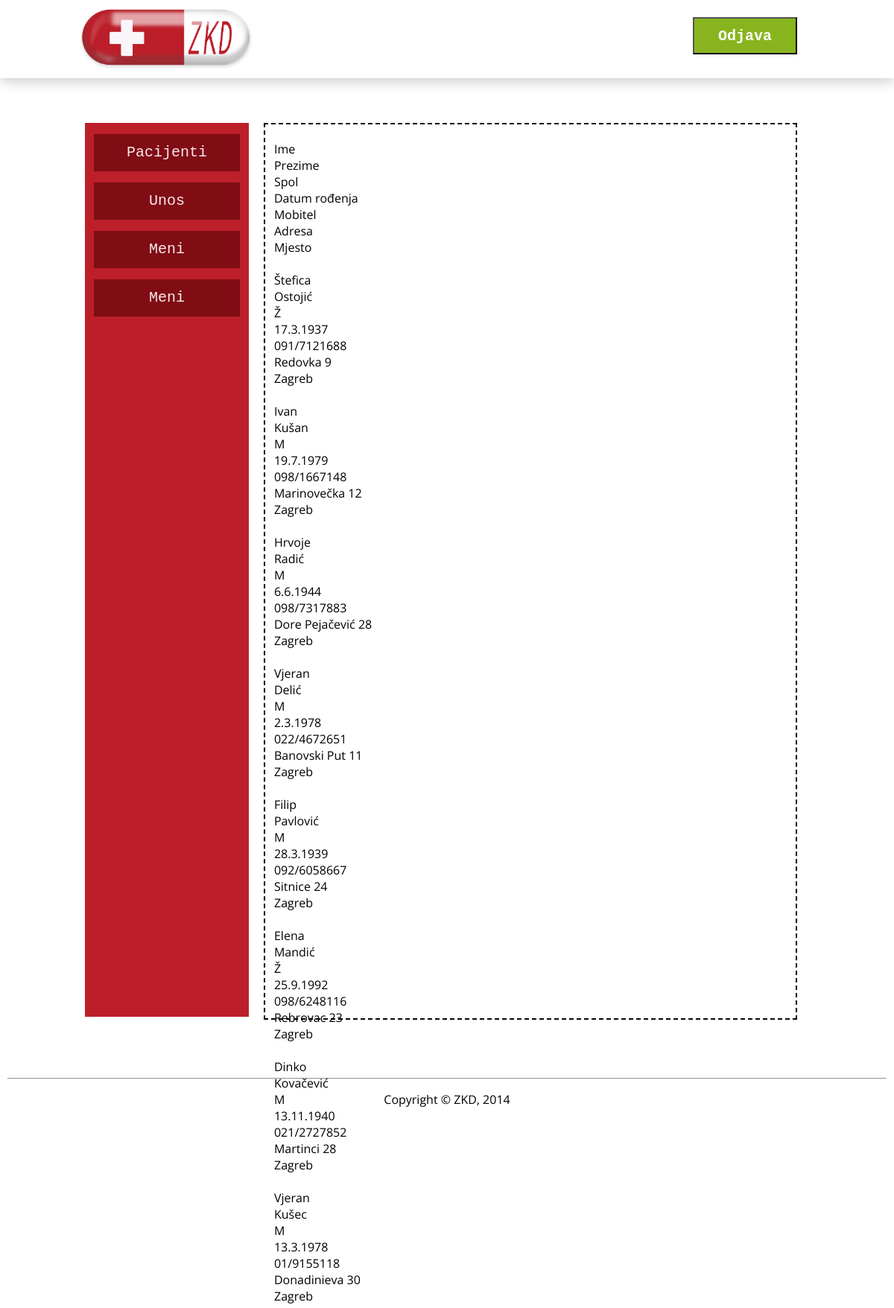
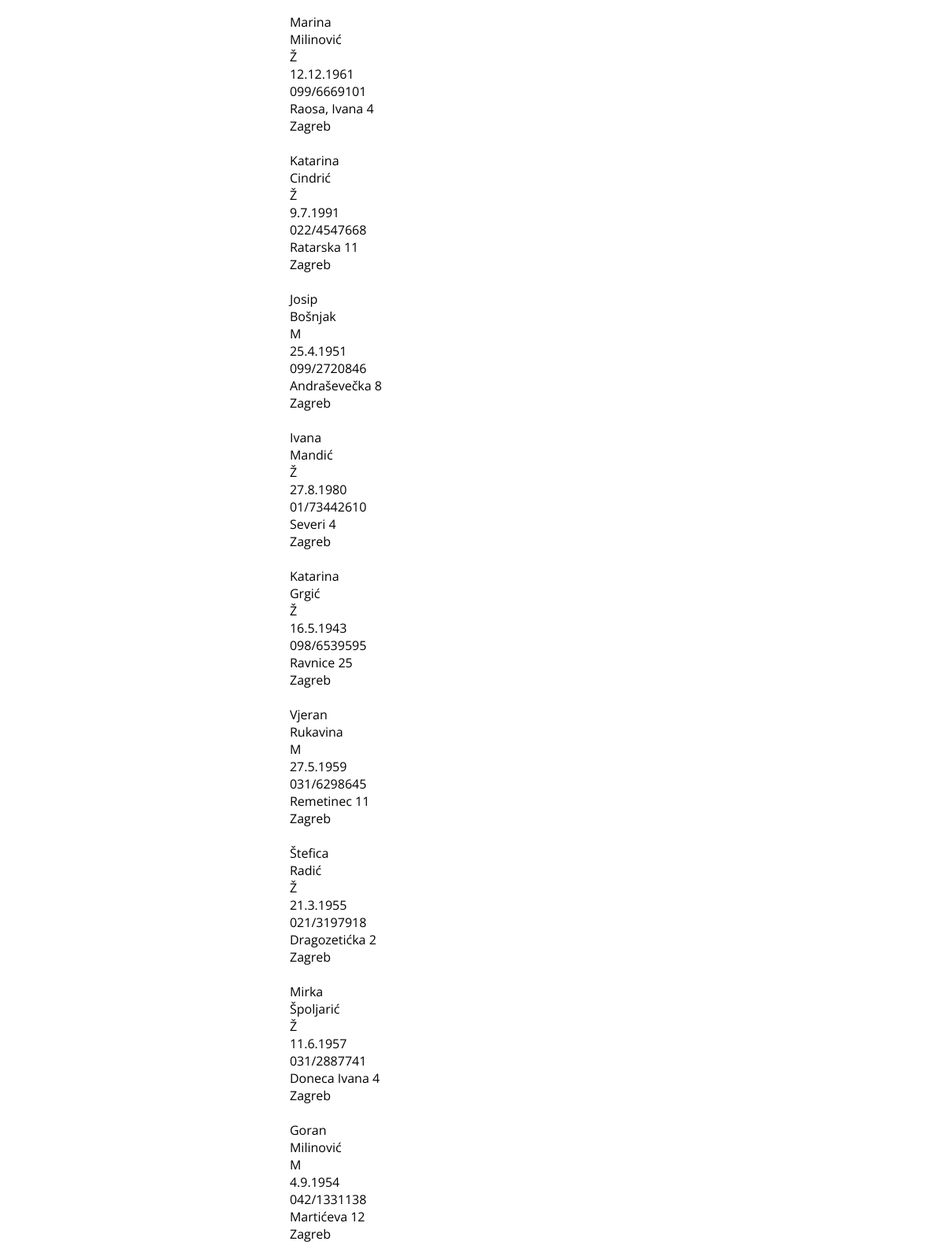
The page /lab3/baza.php (upper part) on the database its author committed (2 pictures, top to bottom).
### tables this page shows
CREATE TABLE IF NOT EXISTS `pacijenti` (
  `ime` text NOT NULL,
  `prezime` text NOT NULL,
  `spol` text NOT NULL,
  `datumrodenja` text NOT NULL,
  `mobitel` text NOT NULL,
  `adresa` text NOT NULL,
  `mjesto` text NOT NULL
);

### lab3/baza.php (the view, shortened to what this page needs)
<!DOCTYPE html>
<html>
<head>
  <link rel="stylesheet" href="normalize.css" />
  <link rel="stylesheet" href="grid.css" />
  <link rel="stylesheet" href="stil.css" />
</head>
<body>
  <header class="site-header">
     <div class="row">
         <img src="images/logo.png">
         <div class="gumb column column-2">
	        <a href="login.html"><button type="button" class="bttn" >Odjava</button></a>
	     </div>
         <div class="korisnik column column-3">
	     </div>
     </div>
  </header>
  <section class="gray-boxes row">
    <div class="meni column column-3">
	  <div class="izbor column column 2">
		  <a href="pacijenti.php">Pacijenti</a>
      </div>
	  <div class="izbor column column 2">
		  <a href="unos.php">Unos</a>
      </div>
	  <div class="izbor column column 2">
		   <a href="#">Meni</a>
      </div>
	  <div class="izbor column column 2">
		  <a href="#">Meni</a>
      </div>
    </div>
    <div class="sadrzaj column column-9">
            <?php
                    $con=mysqli_connect("localhost","root","123","zdk");
					    mysqli_query($con,"SET NAMES 'utf8'");
					    mysqli_query($con,"SET CHARACTER_SET 'utf8'");
					    $result = mysqli_query($con,"SELECT * FROM pacijenti");
					  while($row = mysqli_fetch_array($result))
					    {
					   echo
							'</br>'. $row['ime'] .'</br>'.
                         	$row['prezime'] .'</br>'	.
					         $row['spol'] .'</br>'.
							 $row['datumrodenja'] .'</br>'.
							 $row['mobitel'] .'</br>'.
							 $row['adresa'] .'</br>'.
							 $row['mjesto'] .'</br>';
					    }
			?>
     </div>
  </section>
  <footer class="site-footer">
	<hr>
    <p>Copyright &copy; ZKD, 2014</p>
  </footer>
</body>
</html>

### lab3/grid.css (style rules this page uses)
.row:before, .row:after, .column:before, .column:after, .cf:before, .cf:after { content: " "; display: table; }
.row:after, .column:after, .cf:after { clear: both; }
.row, .column, .cf { *zoom: 1; }
.column-2 { width: 140px; }
.column-3 { width: 220px; }
.column-9 { width: 700px; }
.column-2 { width: 14.58333333333333%; }
.column-3 { width: 22.91666666666667%; }
.column-9 { width: 72.91666666666667%; }
.column { margin: 0 1.041666666666667%; float: left; }
.row { max-width: 960px; margin: 0 auto; }

### lab3/stil.css (style rules this page uses)
body { margin: 0; padding: 0; font-family: 'Open Sans', Helvetica, sans-serif; }
img { max-width: 100%; }
.site-header { background: #FFF; padding: 0px 0; -webkit-box-shadow: 0 0 20px rgba(0,0,0,0.3); -moz-box-shadow: 0 0 20px rgba(0,0,0,0.3); box-shadow: 0 0 20px rgba(0,0,0,0.3); width: 100%; }
.site-header img { width:250px; height:100px; margin-left: -23px; }
a { color: #DB5949; }
.gray-boxes { margin: 5% auto; margin-top:60px; }
.meni { height:1200px; background: #BC1F2A ; margin-left: -6px; }
.izbor { width: 89.1%; height:50px; margin-top:15px; margin-left: 12px; background:#7A0A12 ; opacity:0.9; }
.izbor a { height:40px; display:block; text-align:center; font-size:20px; font-family: "Lucida Console", Monaco, monospace; padding-top: 13px; color:#fff; text-decoration: none; }
.sadrzaj { height:1200px; border-style:dashed; border-width:2px; padding-left:12px; }
.korisnik { height:50px; float:right; padding-top: 23px; }
.gumb { float:right; height:50px; padding-top: 23px; }
.bttn { background:#88B51E; height:50px; width:100%; font-size:20px; font-family: "Lucida Console", Monaco, monospace; font-weight: bold; color:#fff; }
.site-footer { margin-top: 20px; text-align: center; padding: 10px; background: #FFF; }

### rows shown on the page
pacijenti: ime "Ime", prezime "Prezime", spol "Spol", datumrodenja "Datum rođenja", mobitel "Mobitel", adresa "Adresa", mjesto "Mjesto"
pacijenti: ime "Štefica", prezime "Ostojić", spol "Ž", datumrodenja "17.3.1937", mobitel "091/7121688", adresa "Redovka 9", mjesto "Zagreb"
pacijenti: ime "Ivan", prezime "Kušan", spol "M", datumrodenja "19.7.1979", mobitel "098/1667148", adresa "Marinovečka 12", mjesto "Zagreb"
pacijenti: ime "Hrvoje", prezime "Radić", spol "M", datumrodenja "6.6.1944", mobitel "098/7317883", adresa "Dore Pejačević 28", mjesto "Zagreb"
pacijenti: ime "Vjeran", prezime "Delić", spol "M", datumrodenja "2.3.1978", mobitel "022/4672651", adresa "Banovski Put 11", mjesto "Zagreb"
pacijenti: ime "Filip", prezime "Pavlović", spol "M", datumrodenja "28.3.1939", mobitel "092/6058667", adresa "Sitnice 24", mjesto "Zagreb"
pacijenti: ime "Elena", prezime "Mandić", spol "Ž", datumrodenja "25.9.1992", mobitel "098/6248116", adresa "Rebrovac 23", mjesto "Zagreb"
pacijenti: mobitel "021/2727852", adresa "Martinci 28", mjesto "Zagreb"
pacijenti: ime "Vjeran", prezime "Kušec", spol "M", datumrodenja "13.3.1978", mobitel "01/9155118", adresa "Donadinieva 30", mjesto "Zagreb"
pacijenti: ime "Marina", prezime "Milinović", spol "Ž", datumrodenja "12.12.1961", mobitel "099/6669101", adresa "Raosa, Ivana 4", mjesto "Zagreb"
pacijenti: ime "Katarina", prezime "Cindrić", spol "Ž", datumrodenja "9.7.1991", mobitel "022/4547668", adresa "Ratarska 11", mjesto "Zagreb"
pacijenti: ime "Josip", prezime "Bošnjak", spol "M", datumrodenja "25.4.1951", mobitel "099/2720846", adresa "Andraševečka 8", mjesto "Zagreb"
pacijenti: ime "Ivana", prezime "Mandić", spol "Ž", datumrodenja "27.8.1980", mobitel "01/73442610", adresa "Severi 4", mjesto "Zagreb"
pacijenti: ime "Katarina", prezime "Grgić", spol "Ž", datumrodenja "16.5.1943", mobitel "098/6539595", adresa "Ravnice 25", mjesto "Zagreb"
pacijenti: ime "Vjeran", prezime "Rukavina", spol "M", datumrodenja "27.5.1959", mobitel "031/6298645", adresa "Remetinec 11", mjesto "Zagreb"
pacijenti: ime "Štefica", prezime "Radić", spol "Ž", datumrodenja "21.3.1955", mobitel "021/3197918", adresa "Dragozetićka 2", mjesto "Zagreb"
pacijenti: ime "Mirka", prezime "Špoljarić", spol "Ž", datumrodenja "11.6.1957", mobitel "031/2887741", adresa "Doneca Ivana 4", mjesto "Zagreb"
pacijenti: ime "Goran", prezime "Milinović", spol "M", datumrodenja "4.9.1954", mobitel "042/1331138", adresa "Martićeva 12", mjesto "Zagreb"
